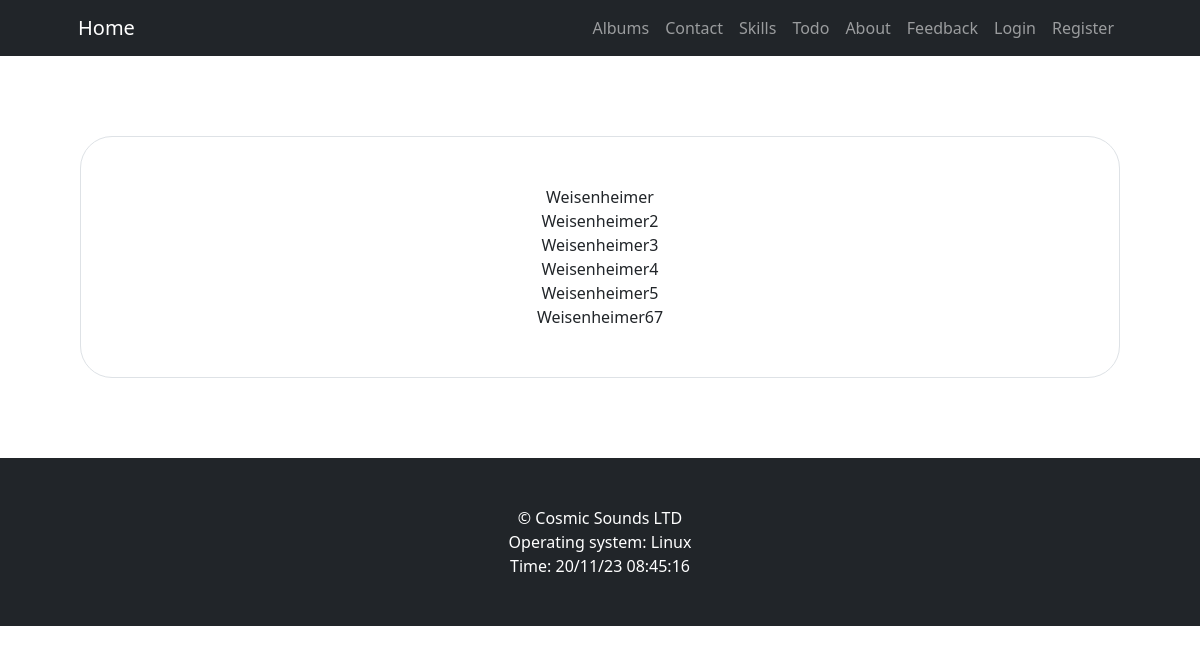
/users, run on an earlier commit of the app's database.
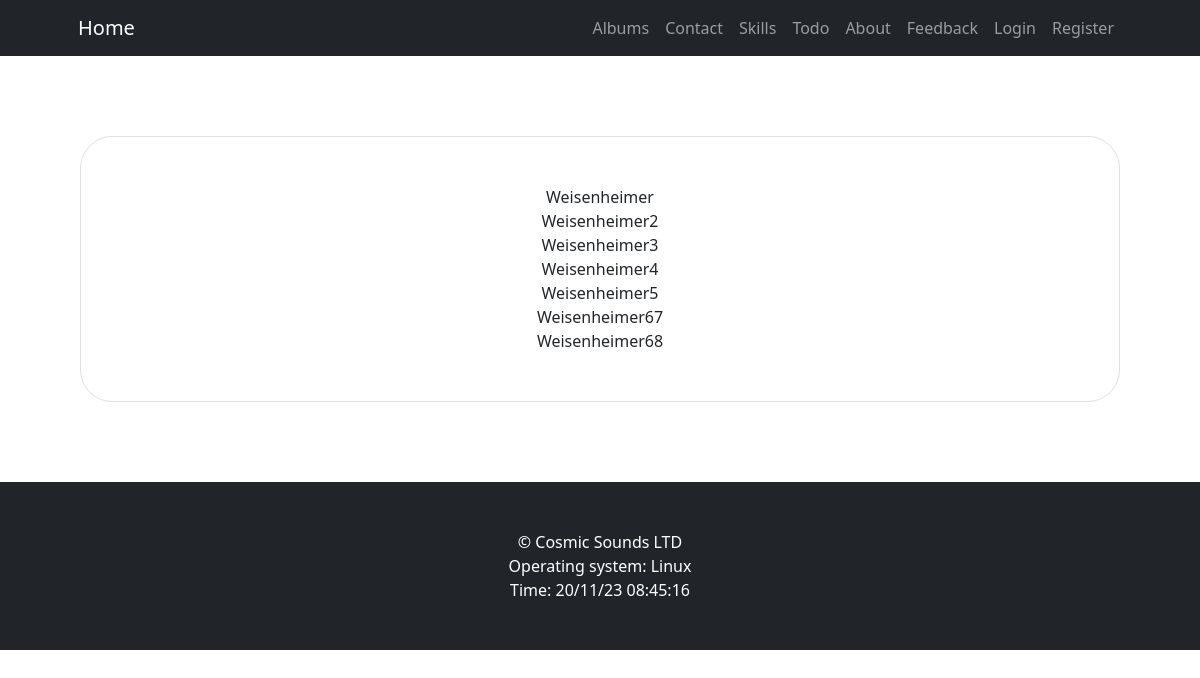
And on a later commit of the database.
### app/helpers/database.py (models this page shows, shortened)
class HandleUsers(Users):
    def get_all(self):
        users = db.session.query(Users).all()
        return users

### app/views.py (the view)
@app.route("/users")
def users():
    handler = database.HandleUsers()
    get_all = handler.get_all()
    return render_template("users.html", users=get_all)

### app/views.py (called while the page is built)
@app.context_processor
def base():
    now = datetime.datetime.now()
    time = now.strftime("%d/%m/%y %H:%M:%S")
    menu = [
        {"text": "Albums", "link": url_for("albums")},
        {"text": "Contact", "link": url_for("contact")},
        {"text": "Skills", "link": url_for("skills")},
        {"text": "Todo", "link": url_for("todo_list")},
        {"text": "About", "link": url_for("about")},
        {"text": "Feedback", "link": url_for("feedback")},
        {"text": "Login", "link": url_for("login")},
        {"text": "Register", "link": url_for("register")},
    ]
    return dict(
        platform=platform,
        time=time,
        menu=menu)

### app/templates/users.html (shortened to what this page needs)
{% extends "base.html" %}
{% import "_fields.html" as field %}
{% block content %}
<div>
    <div class="col-lg-12 border rounded-5 p-5">
        {% for user in users %}
        <div class="text-center">
            {{ user.login }}
        </div>
        {% endfor %}
    </div>
</div>
{% endblock %}

### app/templates/base.html (shortened to what this page needs)
<!DOCTYPE html>
<html lang="en">
<head>
    {% block css %}
    <link rel="stylesheet" href="{{ url_for('static', filename='css/bootstrap.theme.css') }}">
    <link rel="stylesheet" href="{{ url_for('static', filename='css/styles.css') }}">
    {% endblock %}
</head>
<body>
    {% include "header.html" %}
    <div class="content">
        {% block content %}
        {% endblock %}
    </div>
    {% include "footer.html" %}
</body>
</html>

### app/templates/header.html (shortened to what this page needs)
<nav class="navbar navbar-expand-lg navbar-dark bg-dark">
    <div class="container px-lg-5">
        <a class="navbar-brand" href="{{ url_for('index') }}">Home</a>
        <div class="collapse navbar-collapse" id="navbarSupportedContent">
            <ul class="navbar-nav ms-auto mb-2 mb-lg-0">
                {% for item in menu %}
                <li class="nav-item"><a class="nav-link" href="{{ item.link }}"> {{ item.text }} </a></li>
                {% endfor %}
            </ul>
        </div>
    </div>
</nav>

### app/templates/footer.html
<footer class="py-5 bg-dark">
    <div class="container pb-0">
        <p class="m-0 text-center text-white">&copy; Cosmic Sounds LTD</p>
        <p class="m-0 text-center text-white">Operating system: {{ platform.system() }}</p>
        <p class="m-0 text-center text-white">Time: {{ time }}</p>
    </div>
</footer>

### app/static/css/styles.css (style rules this page uses)
:root { --title: 40px; --content: 20px; }
.content { padding: 10vh; }

What changed in the data, as far as the page shows it:
added HandleUsers: login "Weisenheimer68"
